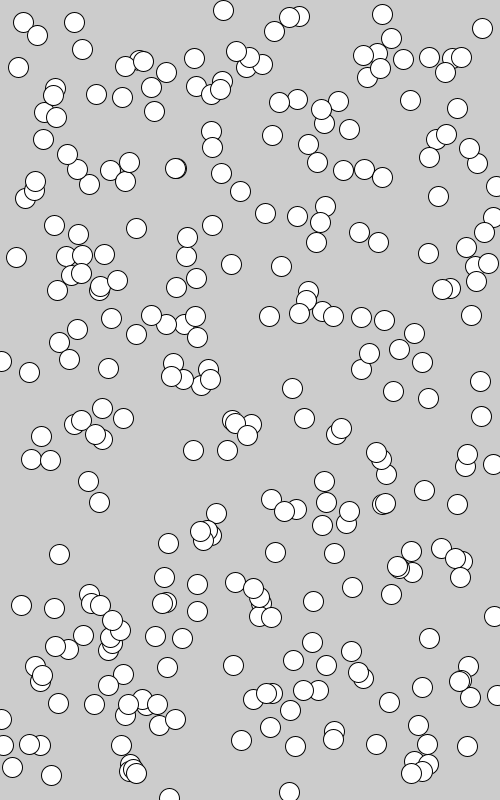
Frame 1 (no input)
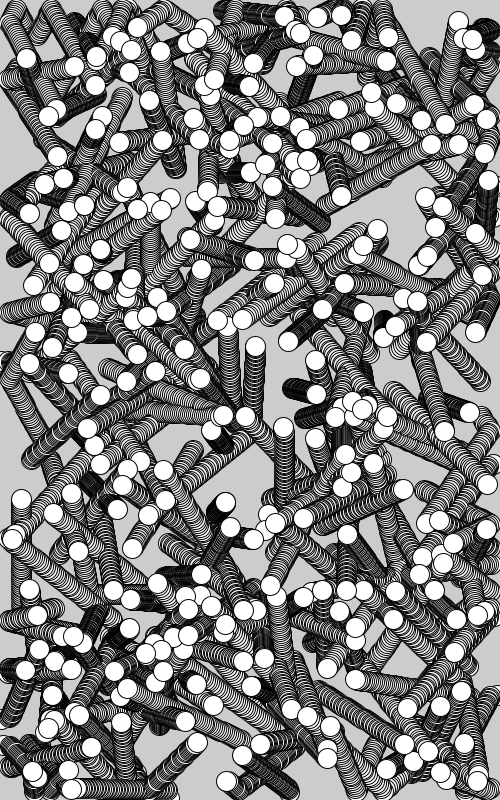
Frame 60 (the mouse pressed at the canvas centre just before this capture)
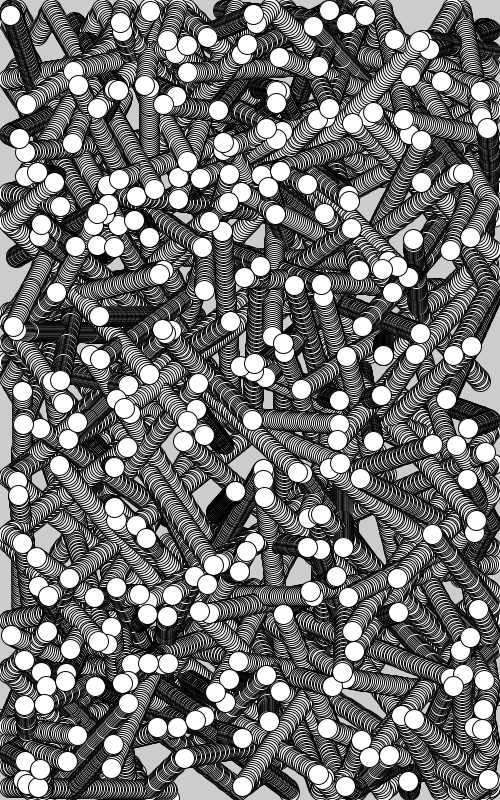
Frame 120 (the mouse held since frame 60 and released just before this capture)

The Processing sketch that drew these frames (run headless with seeded random() and noise(); from frame 60 on, the mouse is pressed at the canvas centre):

// Processing sketch: manyCircles
// ── manyCircles.pde
int numCircles = 300;
float[] circleX = new float[numCircles];
float[] circleY = new float[numCircles];
float[] circleXSpeed = new float[numCircles];
float[] circleYSpeed = new float[numCircles];
float circleDiameter = 20;

void setup() {
  size(500, 800);
  //fill starting positions and speeds randomly
  for(int i = 0; i<numCircles; i++) {
    circleX[i] = random(width);
    circleY[i] = random(height);
    circleXSpeed[i] = random(-2, 2);
    circleYSpeed[i] = random(-2, 2);
  }
}
void draw() {
  // background(200);
  for(int i = 0; i<numCircles; i++) {
    circleX[i] += circleXSpeed[i];
    circleY[i] += circleYSpeed[i];
    ellipse(circleX[i], circleY[i], circleDiameter, circleDiameter);
    
    //hit detection
    if (circleX[i] > width - circleDiameter/2) {
      circleXSpeed[i] *= -1;
      circleX[i] = width - circleDiameter/2;
    }
    if (circleY[i] > height - circleDiameter/2) {
      circleYSpeed[i] *= -1;
      circleY[i] = height - circleDiameter/2;
    }
    if (circleX[i] < circleDiameter/2) {
      circleXSpeed[i] *= -1;
      circleX[i] = circleDiameter/2;
    }
    if (circleY[i] < circleDiameter/2) {
      circleYSpeed[i] *= -1;
      circleY[i] = circleDiameter/2;
    }
  }
}
